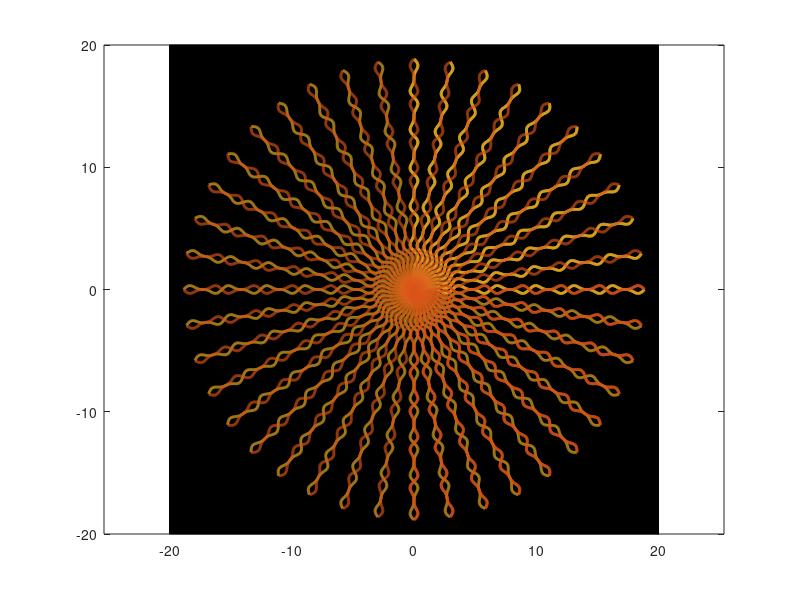

The MATLAB script that drew this image:
figure; 
pause(5); 
fill([-20 -20 20 20],[-20 20 20 -20],'k'); 

 
pause(1); 
hold on;  
t=0:0.01:6*pi; 
x=sin(t).*cos(t).^3; 

plot(t,x,'Color', [0.9290 0.6940 0.1250] ,'linewidth',2);  
hold on;  
for i=1:50
    
   q=[t;x];
e=pi/20*i;
z=[cos(e) -sin(e);sin(e) cos(e)];
k=z*q;
r=k(1,:);
d=k(2,:);
plot(r,d,'Color', [0.9290 0.6940 0.1250] ,'linewidth',2); 
pause(0.3);  
axis equal;
end
t=0:0.01:6*pi;
x=-sin(t).*cos(t).^3;

 
plot(t,x,'Color', [0.8500 0.3250 0.0980] ,'linewidth',2);  

hold on; 
for i=1:50

 
q=[t;x];
e=-pi/20*i;
z=[cos(e) -sin(e);sin(e) cos(e)];

 
k=z*q;
r=k(1,:);
d=k(2,:);
plot(r,d,'Color', [0.8500 0.3250 0.0980] ,'linewidth',2); 
pause(0.3); 
hold on; 
axis equal;
end
hold on; 
